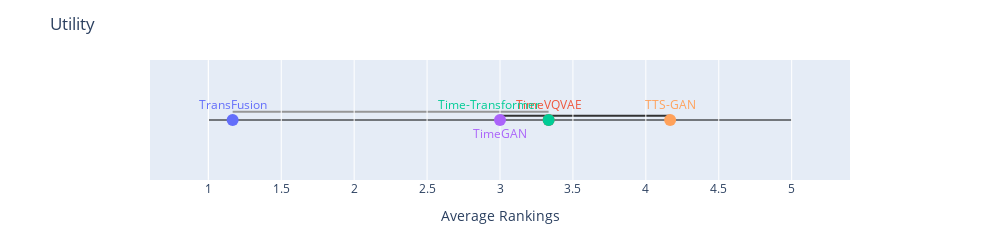
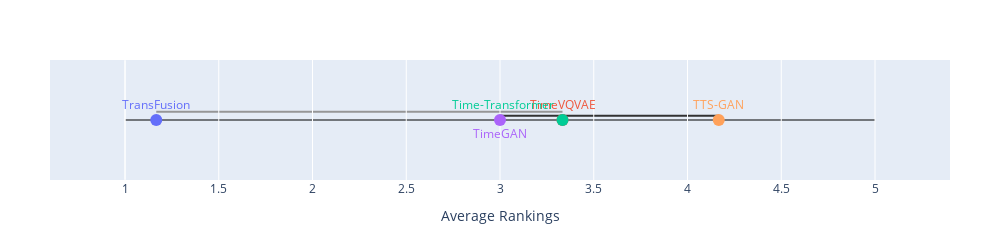

Write notebook code for charts like these, in order.
### Code cell
connections=[("TTS-GAN", "TimeGAN"), ("TimeVQVAE", "TransFusion")]
plot_average_rankings(df_no_copy["PS"].to_frame(), connections=connections, title="Utility", textpositions=["top center","top center","top left","bottom center","top center"])

### Figure 1 — Plotly figure (JSON) as saved in the notebook; plotly's stock layout.template omitted (floating-point values rounded to 4 significant figures)
{"data": [{"marker": {"color": ["#636EFA", "#EF553B", "#00CC96", "#AB63FA", "#FFA15A", "#19D3F3"], "size": 12}, "mode": "markers+text", "text": ["TransFusion", "TimeVQVAE", "Time-Transformer", "TimeGAN", "TTS-GAN"], "textfont": {"color": ["#636EFA", "#EF553B", "#00CC96", "#AB63FA", "#FFA15A", "#19D3F3"]}, "textposition": ["top center", "top center", "top left", "bottom center", "top center"], "type": "scatter", "x": [1.167, 3.333, 3.333, 3, 4.167], "y": [0, 0, 0, 0, 0]}], "layout": {"height": 210, "margin": {"b": 60, "l": 150, "r": 150, "t": 60}, "shapes": [{"layer": "below", "line": {"color": "rgb(50.0,50.0,50.0)", "width": 2}, "type": "line", "x0": 4.167, "x1": 3, "y0": 0.07, "y1": 0.07}, {"layer": "below", "line": {"color": "rgb(150.0,150.0,150.0)", "width": 2}, "type": "line", "x0": 3.333, "x1": 1.167, "y0": 0.14, "y1": 0.14}, {"layer": "below", "line": {"color": "black", "width": 1}, "type": "line", "x0": 1, "x1": 5, "y0": 0, "y1": 0}, {"layer": "below", "line": {"color": "white", "width": 1}, "type": "line", "x0": 1, "x1": 1, "y0": -1, "y1": 1}], "showlegend": false, "title": {"text": "Utility"}, "width": 1000, "xaxis": {"range": [0.6, 5.4], "showgrid": true, "title": {"text": "Average Rankings"}, "zeroline": false}, "yaxis": {"title": {"text": ""}, "visible": false}}}

### Figure 2 — Plotly figure (JSON) as saved in the notebook; plotly's stock layout.template omitted (floating-point values rounded to 4 significant figures)
{"data": [{"marker": {"color": ["#636EFA", "#EF553B", "#00CC96", "#AB63FA", "#FFA15A", "#19D3F3"], "size": 12}, "mode": "markers+text", "text": ["TransFusion", "TimeVQVAE", "Time-Transformer", "TimeGAN", "TTS-GAN"], "textfont": {"color": ["#636EFA", "#EF553B", "#00CC96", "#AB63FA", "#FFA15A", "#19D3F3"]}, "textposition": ["top center", "top center", "top left", "bottom center", "top center"], "type": "scatter", "x": [1.167, 3.333, 3.333, 3, 4.167], "y": [0, 0, 0, 0, 0]}], "layout": {"height": 210, "margin": {"b": 60, "l": 50, "r": 50, "t": 60}, "shapes": [{"layer": "below", "line": {"color": "rgb(50.0,50.0,50.0)", "width": 2}, "type": "line", "x0": 4.167, "x1": 3, "y0": 0.07, "y1": 0.07}, {"layer": "below", "line": {"color": "rgb(150.0,150.0,150.0)", "width": 2}, "type": "line", "x0": 3.333, "x1": 1.167, "y0": 0.14, "y1": 0.14}, {"layer": "below", "line": {"color": "black", "width": 1}, "type": "line", "x0": 1, "x1": 5, "y0": 0, "y1": 0}, {"layer": "below", "line": {"color": "white", "width": 1}, "type": "line", "x0": 1, "x1": 1, "y0": -1, "y1": 1}], "showlegend": false, "title": {}, "width": 1000, "xaxis": {"range": [0.6, 5.4], "showgrid": true, "title": {"text": "Average Rankings"}, "zeroline": false}, "yaxis": {"title": {"text": ""}, "visible": false}}}
